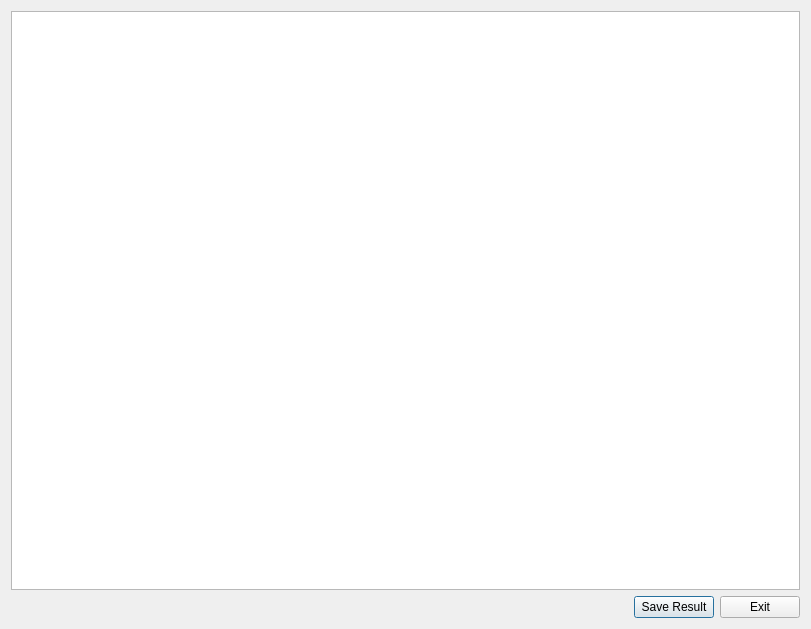
<?xml version="1.0" encoding="UTF-8"?>
<ui version="4.0">
 <class>CorrlationDialog</class>
 <widget class="QDialog" name="CorrlationDialog">
  <property name="geometry">
   <rect>
    <x>0</x>
    <y>0</y>
    <width>811</width>
    <height>629</height>
   </rect>
  </property>
  <property name="windowTitle">
   <string>Correlation Calculate Result</string>
  </property>
  <layout class="QGridLayout" name="gridLayout">
   <item row="0" column="0">
    <layout class="QVBoxLayout" name="verticalLayout">
     <item>
      <widget class="QTableWidget" name="CorrTableWidget">
       <property name="editTriggers">
        <set>QAbstractItemView::NoEditTriggers</set>
       </property>
      </widget>
     </item>
     <item>
      <layout class="QHBoxLayout" name="horizontalLayout">
       <item>
        <spacer name="horizontalSpacer">
         <property name="orientation">
          <enum>Qt::Horizontal</enum>
         </property>
         <property name="sizeHint" stdset="0">
          <size>
           <width>40</width>
           <height>20</height>
          </size>
         </property>
        </spacer>
       </item>
       <item>
        <widget class="QPushButton" name="SaveButton">
         <property name="text">
          <string>Save Result</string>
         </property>
        </widget>
       </item>
       <item>
        <widget class="QPushButton" name="ExitButton">
         <property name="text">
          <string>Exit</string>
         </property>
        </widget>
       </item>
      </layout>
     </item>
    </layout>
   </item>
  </layout>
 </widget>
 <resources/>
 <connections/>
</ui>
